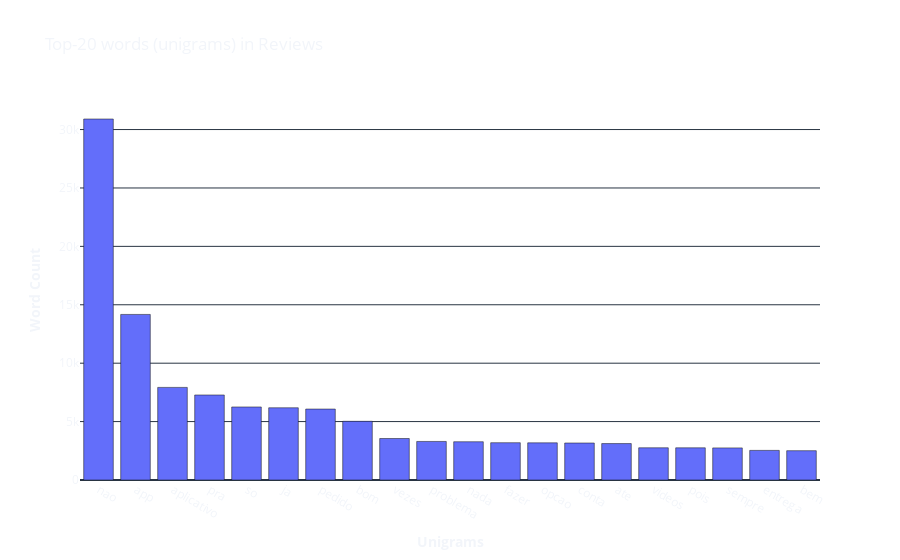
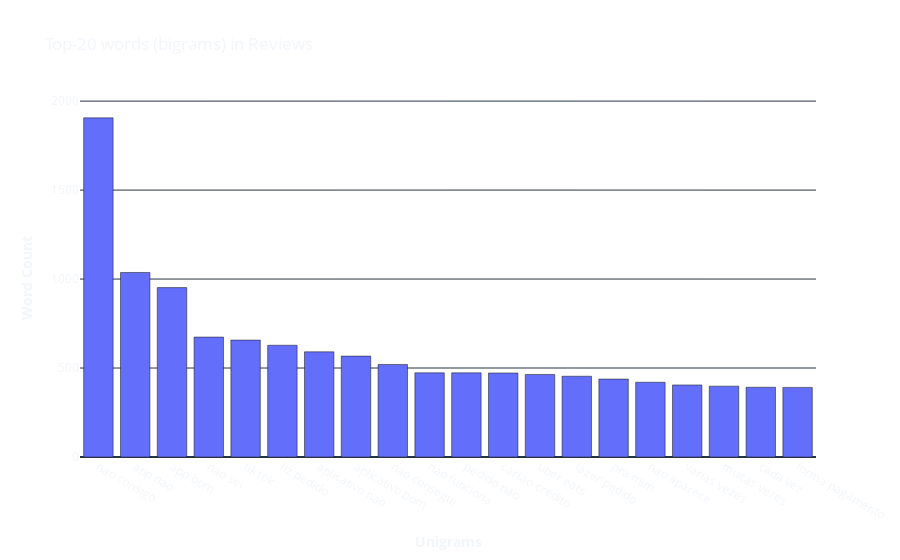
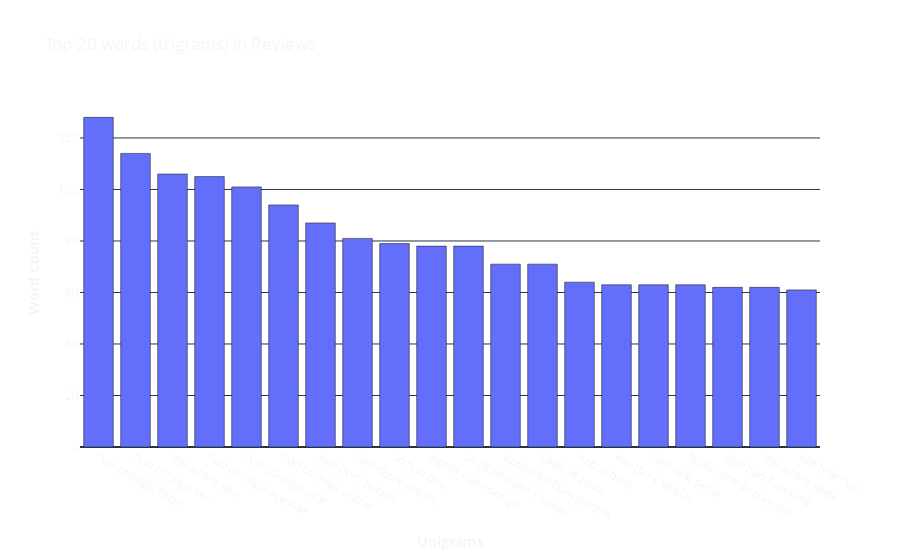

Notebook code cell kept with these figures, in order:
### Markdown cell above
For `bar charts`, we can use `CountVectorizer` from `sklearn` to get the word frequencies of our corpus. With this, we can create n-gram charts.

An n-gram chart is a graphical representation of the frequency of n-grams in a given text corpus. An n-gram is a sequence of n items from a given sample of text or speech, where the items can be words, characters, or other units.

In an n-gram chart, the x-axis represents the n-grams and the y-axis represents their frequency in the corpus. For example, if we were to analyze a corpus of English text, we might generate a chart showing the frequency of bigrams (n-grams of length 2) in the corpus. The chart would show us the most common pairs of words that appear in the text, such as "_the cat_", "_in the_", or "_of the_".

### Code cell
from sklearn.feature_extraction.text import CountVectorizer

with open('data/stopwords_pt.txt', encoding='utf8') as fp:
    stopwords = [line.strip() for line in fp]
    fp.close()

def get_top_n_words(corpus, top_k, n ):
    vec = CountVectorizer(ngram_range=(n, n), stop_words = stopwords).fit(corpus)
    bag_of_words = vec.transform(corpus)
    sum_words = bag_of_words.sum(axis=0) 
    words_freq = [(word, sum_words[0, idx]) for word, idx in vec.vocabulary_.items()]
    words_freq =sorted(words_freq, key = lambda x: x[1], reverse=True)
    return words_freq[:top_k]

common_words = get_top_n_words(df.review, 20, 1)
word, freq = zip(*common_words)

fig = px.bar(x=word, y=freq,
            title='Top-20 words (unigrams) in Reviews')
fig.update_layout(template= 'plotly_dark',
                    xaxis_title="<b>Unigrams</b>",
                    yaxis_title="<b>Word Count</b>",
                    paper_bgcolor='rgba(0, 0, 0, 0)',
                    plot_bgcolor='rgba(0, 0, 0, 0)')   
fig.show()

common_words = get_top_n_words(df.review, 20, 2)
word, freq = zip(*common_words)

fig = px.bar(x=word, y=freq,
            title='Top-20 words (bigrams) in Reviews')
fig.update_layout(template= 'plotly_dark',
                    xaxis_title="<b>Bigrams</b>",
                    yaxis_title="<b>Word Count</b>",
                    paper_bgcolor='rgba(0, 0, 0, 0)',
                    plot_bgcolor='rgba(0, 0, 0, 0)')   
fig.show()

common_words = get_top_n_words(df.review, 20, 3)
word, freq = zip(*common_words)

fig = px.bar(x=word, y=freq,
            title='Top-20 words (trigrams) in Reviews')
fig.update_layout(template= 'plotly_dark',
                    xaxis_title="<b>Trigrams</b>",
                    yaxis_title="<b>Word Count</b>",
                    paper_bgcolor='rgba(0, 0, 0, 0)',
                    plot_bgcolor='rgba(0, 0, 0, 0)')   
fig.show()

### Figure 1 — Plotly figure (JSON) as saved in the notebook; plotly's stock layout.template omitted (floating-point values rounded to 4 significant figures)
{"data": [{"alignmentgroup": "True", "hovertemplate": "x=%{x}<br>y=%{y}<extra></extra>", "legendgroup": "", "marker": {"color": "#636efa", "pattern": {"shape": ""}}, "name": "", "offsetgroup": "", "orientation": "v", "showlegend": false, "textposition": "auto", "type": "bar", "x": ["nao", "app", "aplicativo", "pra", "so", "ja", "pedido", "bom", "vezes", "problema", "nada", "fazer", "opcao", "conta", "ate", "videos", "pois", "sempre", "entrega", "bem"], "xaxis": "x", "y": [30904, 14174, 7927, 7278, 6253, 6185, 6073, 5025, 3553, 3301, 3276, 3194, 3183, 3168, 3119, 2758, 2756, 2750, 2536, 2509], "yaxis": "y"}], "layout": {"barmode": "relative", "legend": {"tracegroupgap": 0}, "paper_bgcolor": "rgba(0, 0, 0, 0)", "plot_bgcolor": "rgba(0, 0, 0, 0)", "title": {"text": "Top-20 words (unigrams) in Reviews"}, "xaxis": {"anchor": "y", "domain": [0, 1], "title": {"text": "<b>Unigrams</b>"}}, "yaxis": {"anchor": "x", "domain": [0, 1], "title": {"text": "<b>Word Count</b>"}}}}

### Figure 2 — Plotly figure (JSON) as saved in the notebook; plotly's stock layout.template omitted (floating-point values rounded to 4 significant figures)
{"data": [{"alignmentgroup": "True", "hovertemplate": "x=%{x}<br>y=%{y}<extra></extra>", "legendgroup": "", "marker": {"color": "#636efa", "pattern": {"shape": ""}}, "name": "", "offsetgroup": "", "orientation": "v", "showlegend": false, "textposition": "auto", "type": "bar", "x": ["nao consigo", "app nao", "app bom", "nao sei", "tik tok", "fiz pedido", "aplicativo nao", "aplicativo bom", "nao consegui", "nao funciona", "pedido nao", "cartao credito", "uber eats", "fazer pedido", "pra mim", "nao aparece", "varias vezes", "muitas vezes", "cada vez", "forma pagamento"], "xaxis": "x", "y": [1906, 1037, 952, 674, 657, 628, 591, 567, 520, 473, 473, 472, 464, 454, 438, 420, 405, 398, 392, 391], "yaxis": "y"}], "layout": {"barmode": "relative", "legend": {"tracegroupgap": 0}, "paper_bgcolor": "rgba(0, 0, 0, 0)", "plot_bgcolor": "rgba(0, 0, 0, 0)", "title": {"text": "Top-20 words (bigrams) in Reviews"}, "xaxis": {"anchor": "y", "domain": [0, 1], "title": {"text": "<b>Unigrams</b>"}}, "yaxis": {"anchor": "x", "domain": [0, 1], "title": {"text": "<b>Word Count</b>"}}}}

### Figure 3 — Plotly figure (JSON) as saved in the notebook; plotly's stock layout.template omitted (floating-point values rounded to 4 significant figures)
{"data": [{"alignmentgroup": "True", "hovertemplate": "x=%{x}<br>y=%{y}<extra></extra>", "legendgroup": "", "marker": {"color": "#636efa", "pattern": {"shape": ""}}, "name": "", "offsetgroup": "", "orientation": "v", "showlegend": false, "textposition": "auto", "type": "bar", "x": ["nao consigo fazer", "nao consigo ver", "ate agora nao", "nao consigo acessar", "nao consigo usar", "nao consigo entrar", "app bom porem", "nao dou estrelas", "so nao dou", "agora nao consigo", "ja desinstalei instalei", "aplicativo bom porem", "cada vez pior", "app si bom", "vou dar estrelas", "nao vale pena", "tentei entrar contato", "app nao funciona", "ate agora nada", "ate hoje nao"], "xaxis": "x", "y": [128, 114, 106, 105, 101, 94, 87, 81, 79, 78, 78, 71, 71, 64, 63, 63, 63, 62, 62, 61], "yaxis": "y"}], "layout": {"barmode": "relative", "legend": {"tracegroupgap": 0}, "paper_bgcolor": "rgba(0, 0, 0, 0)", "plot_bgcolor": "rgba(0, 0, 0, 0)", "title": {"text": "Top-20 words (trigrams) in Reviews"}, "xaxis": {"anchor": "y", "domain": [0, 1], "title": {"text": "<b>Unigrams</b>"}}, "yaxis": {"anchor": "x", "domain": [0, 1], "title": {"text": "<b>Word Count</b>"}}}}
